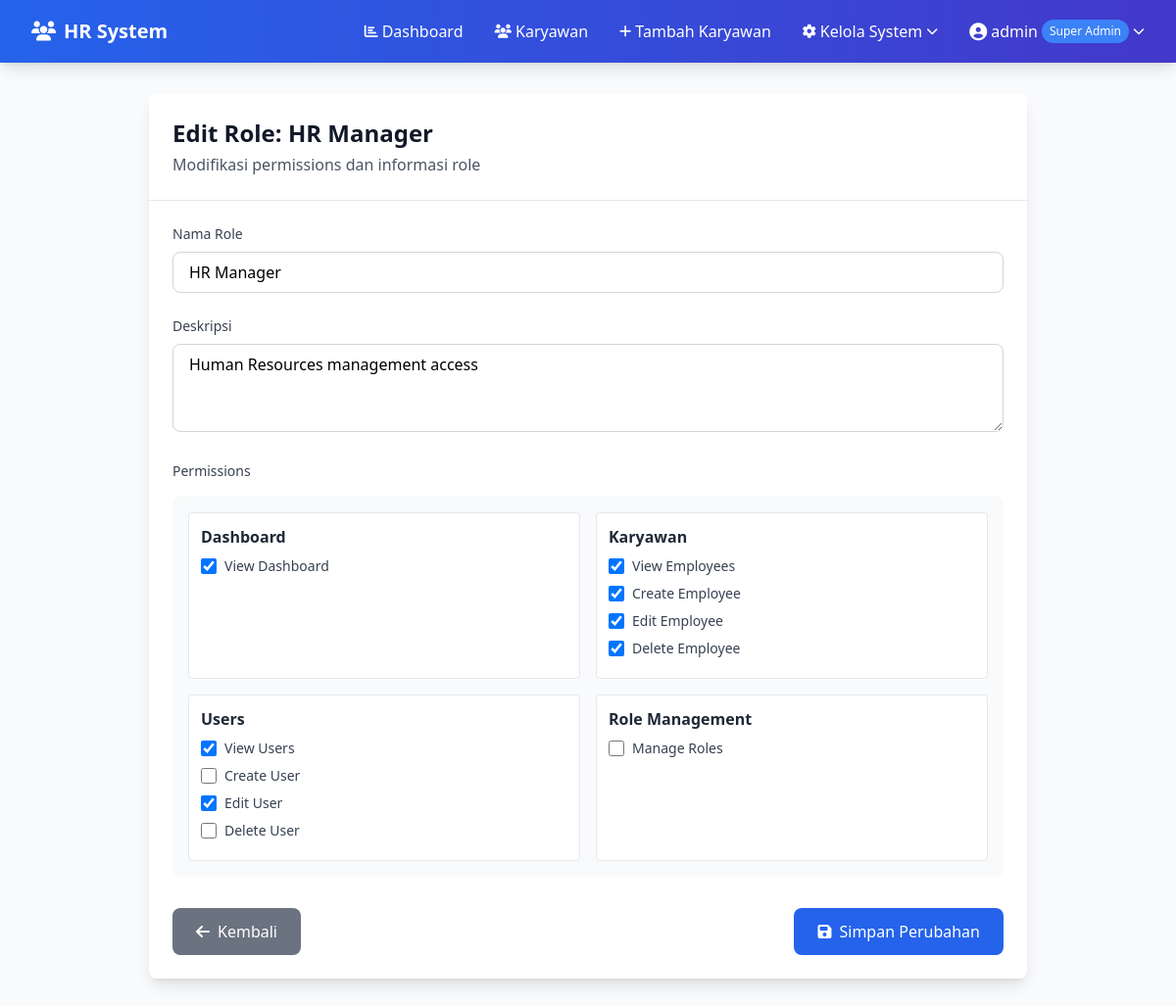
Before: /role/edit/2 (signed in) with the older database file.
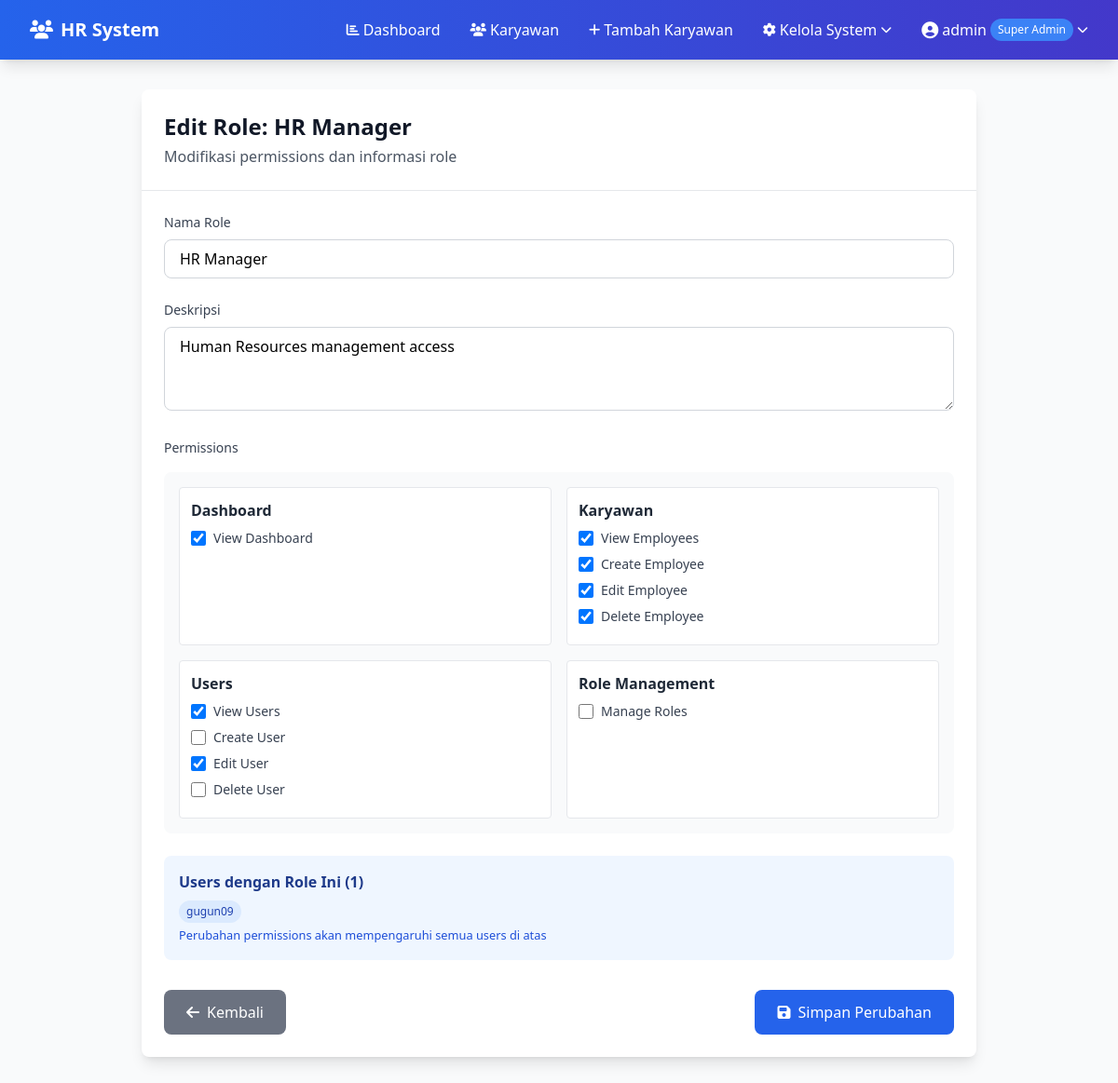
After: the same page with the newer database file.
### app.py (models this page shows, shortened)
class Role(db.Model):
    id = db.Column(db.Integer, primary_key=True)
    name = db.Column(db.String(50), unique=True, nullable=False)
    description = db.Column(db.String(200))
    permissions = db.Column(db.JSON)
    is_protected = db.Column(db.Boolean, default=False)
    created_at = db.Column(db.DateTime, default=datetime.utcnow)
    users = db.relationship('User', backref='role_obj', lazy=True)

class User(db.Model):
    id = db.Column(db.Integer, primary_key=True)
    username = db.Column(db.String(80), unique=True, nullable=False)
    email = db.Column(db.String(120), unique=True, nullable=False)
    password_hash = db.Column(db.String(120), nullable=False)
    role_id = db.Column(db.Integer, db.ForeignKey('role.id'), nullable=False, default=3)
    is_active = db.Column(db.Boolean, default=True)
    created_at = db.Column(db.DateTime, default=datetime.utcnow)
    @property
    def role_name(self):
        return self.role_obj.name if self.role_obj else 'Unknown'
    @property
    def is_super_admin(self):
        return self.role_name == 'Super Admin'

### app.py (the view, shortened to what this page needs)
@app.route('/role/edit/<int:id>', methods=['GET', 'POST'])
@require_super_admin
def edit_role(id):
    role = Role.query.get_or_404(id)
    if role.name == 'Super Admin':
        flash('Role Super Admin tidak dapat dimodifikasi!', 'error')
        return redirect(url_for('roles'))
    available_permissions = [
        'view_dashboard', 'view_employees', 'create_employee', 'edit_employee', 'delete_employee',
        'view_users', 'create_user', 'edit_user', 'delete_user', 'manage_roles'
    ]
    return render_template('edit_role.html', role=role, available_permissions=available_permissions)

### app.py (called while the page is built)
def require_super_admin(f):
    @wraps(f)
    def decorated_function(*args, **kwargs):
        if 'user_id' not in session:
            flash('Silakan login terlebih dahulu!', 'error')
            return redirect(url_for('login'))
        user = User.query.get(session['user_id'])
        if user is None or not user.is_super_admin:
            flash('Hanya Super Admin yang dapat mengakses halaman ini!', 'error')
            return redirect(url_for('index'))
        return f(*args, **kwargs)
    return decorated_function

### templates/edit_role.html (shortened to what the changed rows need)
{% extends "base.html" %}
{% block content %}
<div class="max-w-4xl mx-auto">
    <div class="bg-white rounded-lg shadow-lg">
        <div class="p-6 border-b border-gray-200">
            <h4 class="text-2xl font-bold text-gray-900">Edit Role: {{ role.name }}</h4>
            <p class="text-gray-600 mt-1">Modifikasi permissions dan informasi role</p>
        </div>
        <div class="p-6">
            <form method="POST">
                <div class="grid grid-cols-1 gap-6">
                    <div>
                        <label for="name" class="block text-sm font-medium text-gray-700 mb-2">Nama Role </label>
                        <input type="text" class="w-full px-4 py-2 border border-gray-300 rounded-lg focus:ring-2 focus:ring-blue-500 focus:border-blue-500"
                               id="name" name="name" value="{{ role.name }}" required>
                    </div>
                    <div>
                        <label for="description" class="block text-sm font-medium text-gray-700 mb-2">Deskripsi</label>
                        <textarea class="w-full px-4 py-2 border border-gray-300 rounded-lg focus:ring-2 focus:ring-blue-500 focus:border-blue-500"
                               id="description" name="description" rows="3">{{ role.description }}</textarea>
                    </div>
                    <div>
                        <div class="bg-gray-50 p-4 rounded-lg">
                            <div class="grid grid-cols-1 md:grid-cols-2 gap-4">
                                {% set permission_groups = {
                                    'Dashboard': ['view_dashboard'],
                                    'Karyawan': ['view_employees', 'create_employee', 'edit_employee', 'delete_employee'],
                                    'Users': ['view_users', 'create_user', 'edit_user', 'delete_user'],
                                    'Role Management': ['manage_roles']
                                } %}
                                {% for group_name, group_permissions in permission_groups.items() %}
                                <div class="bg-white p-3 rounded border">
                                    <h6 class="font-semibold text-gray-800 mb-2">{{ group_name }}</h6>
                                    {% for permission in group_permissions %}
                                    {% if permission in available_permissions %}
                                    <div class="flex items-center mb-2">
                                        <input type="checkbox" class="h-4 w-4 text-blue-600 border-gray-300 rounded focus:ring-blue-500"
                                               id="permission_{{ permission }}" name="permissions" value="{{ permission }}"
                                               {% if permission in role.permissions %}checked{% endif %}>
                                        <label for="permission_{{ permission }}" class="ml-2 block text-sm text-gray-700">
                                            {{ permission.replace('_', ' ').title() }}
                                        </label>
                                    </div>
                                    {% endif %}
                                    {% endfor %}
                                </div>
                                {% endfor %}
                            </div>
                        </div>
                    </div>
                </div>
                {% if role.users %}
                <div class="mt-6 p-4 bg-blue-50 rounded-lg">
                    <h5 class="font-semibold text-blue-900 mb-2">Users dengan Role Ini ({{ role.users|length }})</h5>
                    <div class="flex flex-wrap gap-2">
                        {% for user in role.users %}
                        <span class="inline-block bg-blue-100 text-blue-800 text-xs px-2 py-1 rounded-full">{{ user.username }}</span>
                        {% endfor %}
                    </div>
                    <small class="text-blue-700 mt-2">Perubahan permissions akan mempengaruhi semua users di atas</small>
                </div>
                {% endif %}
            </form>
        </div>
    </div>
</div>
{% endblock %}

Changed rows visible on the page:
added User: username "gugun09"
Other visible differences:
{{ role.users|length }}: (not shown) → "1"
text now shown: "Users dengan Role Ini ( ) Perubahan permissions akan mempengaruhi semua users di atas"
